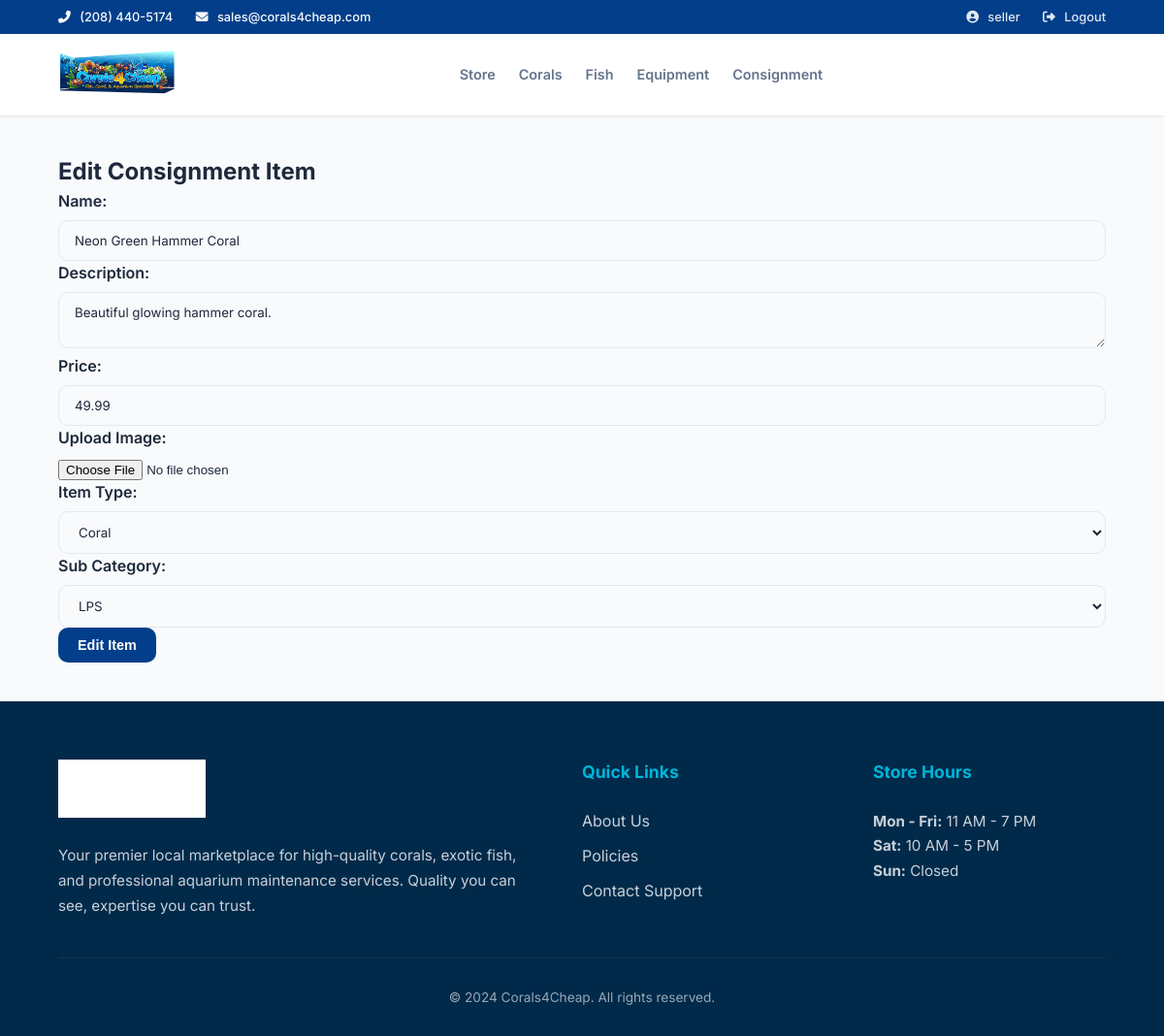
/consignment/edit/1 (signed in), run on the app's committed database.
### app/models/__init__.py (models this page shows, shortened)
class User(UserMixin, db.Model):
    __tablename__ = 'users'
    user_id = db.Column(db.Integer, primary_key=True)
    username = db.Column(db.String(20), unique=True, nullable=False)
    email = db.Column(db.String(120), unique=True, nullable=False)
    password_hash = db.Column(db.String(128), nullable=False)
    first_name = db.Column(db.String(50), nullable=False)
    last_name = db.Column(db.String(50), nullable=False)
    dob = db.Column(db.Date, nullable=False)
    phone_number = db.Column(db.String(20), nullable=False)
    role_id = db.Column(db.Integer, db.ForeignKey('roles.role_id'), nullable=False)
    is_maintenance = db.Column(db.Boolean,nullable=False,default=0)
    in_store_credit = db.Column(db.Float)
    role = db.relationship('Role', backref='users')
    PasswordReset = db.Column(db.Boolean,default = 0)
    notes = db.Column(db.String(1500),default='')
    @property
    def is_admin(self):
        return self.role_id == 3
    @property
    def is_seller(self):
        return self.role_id in [2,3]

class ConsignmentProduct(db.Model):
    __tablename__ = 'consignment_products'
    product_id = db.Column(db.Integer, primary_key=True)
    name = db.Column(db.String(100), nullable=False)
    description = db.Column(db.Text)
    price = db.Column(db.Numeric(10, 2), nullable=False)
    image_url = db.Column(db.String(255))
    featured = db.Column(db.Boolean,nullable=False,default=0)
    item_type_id = db.Column(db.Integer, db.ForeignKey('item_types.item_type_id'))
    item_subtype_id = db.Column(db.Integer, db.ForeignKey('item_subtypes.item_subtype_id'))
    seller_id = db.Column(db.Integer, db.ForeignKey('users.user_id'))
    order_status = db.Column(db.String(5),nullable=False)
    item_type = db.relationship('ItemType', backref='consignment_products', lazy=True)
    item_subtype = db.relationship('ItemSubtype', backref='consignment_products', lazy=True)
    seller = db.relationship('User',backref = 'consignment_products',lazy=True)

class ItemType(db.Model):
    __tablename__ = 'item_types'
    item_type_id = db.Column(db.Integer, primary_key=True)
    name = db.Column(db.String(50), nullable=False)

class ItemSubtype(db.Model):
    __tablename__ = 'item_subtypes'
    item_subtype_id = db.Column(db.Integer, primary_key=True)
    item_type_id = db.Column(db.Integer, db.ForeignKey('item_types.item_type_id'))
    name = db.Column(db.String(50), nullable=False)

### app/catalog/routes.py (the view, shortened to what this page needs)
@catalog_bp.route('/consignment/edit/<int:item_id>', methods=['GET', 'POST'])
@login_required
def edit_item(item_id):
    product = ConsignmentProduct.query.filter_by(product_id=item_id).first()
    if not product:
        flash("Product not found.", "danger")
        return redirect(url_for('catalog.consignment'))
    if not (current_user.is_admin or product.seller_id == current_user.user_id):
        flash('You do not have permission to edit this item.', 'danger')
        return redirect(url_for('catalog.consignment'))
    form = ConsignmentForm(obj=product)
    item_types = ItemType.query.all()
    form.item_type.choices = [(item.item_type_id, item.name) for item in item_types]
    subtypes = ItemSubtype.query.order_by(ItemSubtype.name).all()
    form.item_subtype.choices = [(sub.item_subtype_id, sub.name) for sub in subtypes]
    return render_template('edit_item.html', form=form, item=product)

### app/catalog/forms.py
class ConsignmentForm(FlaskForm):
    name = StringField('Product Name', validators=[DataRequired(), Length(max=100)])
    item_type = SelectField('Item Type', coerce=int, validators=[DataRequired()])
    item_subtype = SelectField('Item Subtype', coerce=int, validators=[DataRequired()])
    price = DecimalField('Price', validators=[DataRequired(), NumberRange(min=0)], places=2)
    description = TextAreaField('Description', validators=[Length(max=200)])
    image = FileField('Image', validators=[FileAllowed(['jpg', 'png', 'jpeg', 'gif'], 'Images only!')])
    submit = SubmitField('Add Item')

### app/templates/edit_item.html (shortened to what this page needs)
{% extends "base.html" %}
{% block content %}
<h2>Edit Consignment Item</h2>
<form action="{{ url_for('catalog.edit_item', item_id=item.product_id) }}" method="post" enctype="multipart/form-data">
    <label for="name">Name:</label>
    {{ form.name(class="form-control") }}
    <label for="description">Description:</label>
    {{ form.description(class="form-control") }}
    <label for="price">Price:</label>
    {{ form.price(class="form-control") }}
    <label for="image">Upload Image:</label>
    {{ form.image(class="form-control") }}
    <label for="item_type">Item Type:</label>
    <select id="item_type" name="item_type" class="form-control" onchange="filtersubtype(this.value)">
        {% for item_type_id, item_type_name in form.item_type.choices %}
            <option value="{{ item_type_id }}"
                {% if item_type_id == item.item_type_id %}selected{% endif %}>
                {{ item_type_name }}
            </option>
        {% endfor %}
    </select>
    <label for="item_subtype">Sub Category:</label>
    <select id="item_subtype" name="item_subtype" class="form-control">
        {% for item_subtype_id, sub_name in form.item_subtype.choices %}
            <option value="{{ item_subtype_id }}"
                {% if item_subtype_id == item.item_subtype_id %}selected{% endif %}>
                {{ sub_name }}
            </option>
        {% endfor %}
    </select>
    <button type="submit" class="btn btn-primary">Edit Item</button>
</form>
{% endblock %}

### app/templates/base.html (shortened to what this page needs)
<!DOCTYPE html>
<html lang="en">
<head>
    <link rel="stylesheet" href="https://cdnjs.cloudflare.com/ajax/libs/font-awesome/6.4.0/css/all.min.css">
    <link rel="stylesheet" href="{{ url_for('static', filename='styles.css') }}">
</head>
<body>
    <div class="app-wrapper">
        <header class="site-header">
            <div class="top-bar">
                <div class="top-bar-left">
                    <span><i class="fas fa-phone-alt"></i> (208) 440-5174</span>
                    <span style="margin-left: 20px;"><i class="fas fa-envelope"></i> sales@corals4cheap.com</span>
                </div>
                <div class="top-bar-right">
                    {% if current_user.is_authenticated %}
                        <a href="{{ url_for('auth.edit_user') }}"><i class="fas fa-user-circle"></i> {{ current_user.username }}</a>
                        <a href="{{ url_for('auth.logout') }}"><i class="fas fa-sign-out-alt"></i> Logout</a>
                    {% else %}
                        <a href="{{ url_for('auth.login') }}"><i class="fas fa-lock"></i> Login / Register</a>
                    {% endif %}
                </div>
            </div>
            <div class="main-header">
                <div class="header-logo">
                    <a href="{{ url_for('main.home') }}">
                        <img src="{{ url_for('static', filename='images/logo.png') }}" alt="Corals4Cheap">
                    </a>
                </div>
                <nav class="main-nav">
                    <a href="{{ url_for('main.home') }}">Store</a>
                    <a href="{{ url_for('catalog.corals') }}">Corals</a>
                    <a href="{{ url_for('catalog.fish') }}">Fish</a>
                    <a href="{{ url_for('catalog.equipment') }}">Equipment</a>
                    {% if current_user.is_authenticated and current_user.is_seller %}
                        <a href="{{ url_for('catalog.consignment') }}">Consignment</a>
                    {% endif %}
                </nav>
            </div>
        </header>
        <main class="content-area">
            {% block content %}{% endblock %}
        </main>
        <footer class="site-footer">
            <div class="footer-container">
                <div class="footer-col">
                    <img src="{{ url_for('static', filename='images/logo.png') }}" alt="Company Logo" class="footer-logo-img">
                    <p>Your premier local marketplace for high-quality corals, exotic fish, and professional aquarium maintenance services. Quality you can see, expertise you can trust.</p>
                </div>
                <div class="footer-col">
                    <h3>Quick Links</h3>
                    <ul class="footer-links">
                        <li><a href="{{ url_for('main.about_us') }}">About Us</a></li>
                        <li><a href="{{ url_for('main.policy') }}">Policies</a></li>
                        <li><a href="{{ url_for('main.contact') }}">Contact Support</a></li>
                    </ul>
                </div>
                <div class="footer-col">
                    <h3>Store Hours</h3>
                    <p><strong>Mon - Fri:</strong> 11 AM - 7 PM</p>
                    <p><strong>Sat:</strong> 10 AM - 5 PM</p>
                    <p><strong>Sun:</strong> Closed</p>
                </div>
            </div>
            <div class="footer-bottom">
                &copy; {{ now.year if now else '2024' }} Corals4Cheap. All rights reserved.
            </div>
        </footer>
    </div>
</body>
</html>

### app/static/styles.css (style rules this page uses)
:root { --primary: #023e8a; --primary-light: #0077b6; --secondary: #00b4d8; --accent: #ff9f1c; --accent-hover: #f18701; --bg-main: #f8fafc; --bg-card: #ffffff; --bg-footer: #012a4a; --text-main: #1e293b; --text-muted: #64748b; --text-on-dark: #f8fafc; --border-color: #e2e8f0; --border-hover: #90e0ef; --shadow-sm: 0 1px 3px rgba(0,0,0,0.1); --shadow-md: 0 4px 6px -1px rgba(0,0,0,0.1), 0 2px 4px -1px rgba(0,0,0,0.06); --shadow-lg: 0 10px 15px -3px rgba(0,0,0,0.1), 0 4px 6px -2px rgba(0,0,0,0.05); --radius-sm: 6px; --radius-md: 10px; --radius-lg: 16px; --radius-full: 9999px; --transition: all 0.3s cubic-bezier(0.4, 0, 0.2, 1); }
* { margin: 0; padding: 0; box-sizing: border-box; }
html, body { min-height: 100vh; font-family: 'Inter', -apple-system, BlinkMacSystemFont, "Segoe UI", Roboto, sans-serif; background-color: var(--bg-main); color: var(--text-main); line-height: 1.5; -webkit-font-smoothing: antialiased; }
.app-wrapper { display: flex; flex-direction: column; min-height: 100vh; }
.site-header { background: var(--bg-card); box-shadow: var(--shadow-sm); position: sticky; top: 0; z-index: 1000; }
.top-bar { background: var(--primary); color: var(--text-on-dark); padding: 8px 5%; display: flex; justify-content: space-between; font-size: 0.8rem; font-weight: 500; }
.top-bar i { margin-right: 6px; }
.top-bar-right a { color: var(--text-on-dark); text-decoration: none; margin-left: 20px; transition: var(--transition); opacity: 0.9; }
.main-header { padding: 15px 5%; display: flex; align-items: center; justify-content: space-between; gap: 30px; }
.header-logo img { height: 48px; transition: var(--transition); }
.main-nav { display: flex; gap: 24px; align-items: center; }
.main-nav a { text-decoration: none; color: var(--text-muted); font-weight: 600; font-size: 0.9rem; transition: var(--transition); position: relative; padding: 5px 0; }
.main-nav a::after { content: ''; position: absolute; bottom: 0; left: 0; width: 0; height: 2px; background: var(--primary-light); transition: var(--transition); }
.btn { display: inline-flex; align-items: center; justify-content: center; padding: 10px 20px; border-radius: var(--radius-md); font-weight: 600; font-size: 0.9rem; cursor: pointer; transition: var(--transition); text-decoration: none; border: none; }
.btn-primary { background: var(--primary); color: white; }
.content-area { flex: 1; width: 100%; max-width: 1400px; margin: 0 auto; padding: 40px 5%; }
.site-footer { background: var(--bg-footer); color: var(--text-on-dark); padding: 60px 5% 30px; }
.footer-container { display: grid; grid-template-columns: 2fr 1fr 1fr; gap: 60px; margin-bottom: 40px; }
.footer-logo-img { height: 60px; margin-bottom: 20px; filter: brightness(0) invert(1); }
.footer-col h3 { font-size: 1.1rem; font-weight: 700; margin-bottom: 24px; color: var(--secondary); }
.footer-col p { opacity: 0.8; font-size: 0.95rem; line-height: 1.7; }
.footer-links { list-style: none; }
.footer-links li { margin-bottom: 12px; }
.footer-links a { color: var(--text-on-dark); opacity: 0.8; text-decoration: none; transition: var(--transition); }
.footer-bottom { border-top: 1px solid rgba(255,255,255,0.1); padding-top: 30px; text-align: center; font-size: 0.85rem; opacity: 0.6; }
label { display: block; font-weight: 600; margin-bottom: 8px; color: var(--text-main); }
input[type="text"], input[type="email"], input[type="password"], input[type="number"], input[type="date"], select, textarea { width: 100%; padding: 12px 16px; border: 1px solid var(--border-color); border-radius: var(--radius-md); background: var(--bg-main); color: var(--text-main); font-family: inherit; transition: var(--transition); }

### data on the page
User: username "seller"
ConsignmentProduct: name "Neon Green Hammer Coral", description "Beautiful glowing hammer coral.", price "49.99", item_type "Coral", item_subtype "LPS"

### other printed values
{{ now.year if now else '2024' }} "2024"
